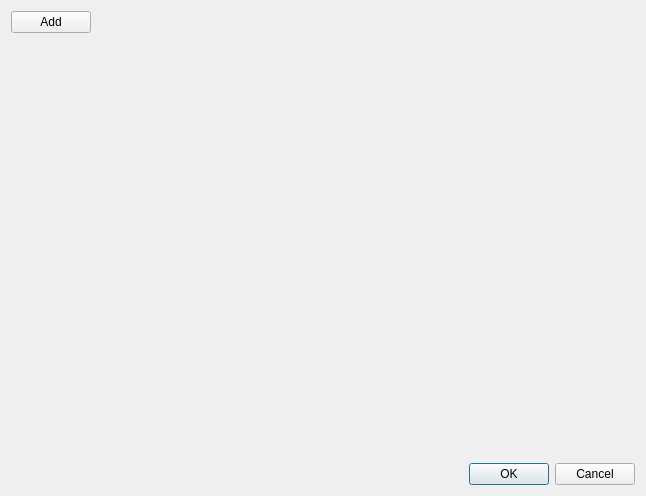
<?xml version="1.0" encoding="UTF-8"?>
<!--
######################################################################################################################
# Copyright (C) 2017-2020 Spine project consortium
# This file is part of Spine Toolbox.
# Spine Toolbox is free software: you can redistribute it and\/or modify it under the terms of the GNU Lesser General
# Public License as published by the Free Software Foundation, either version 3 of the License, or (at your option)
# any later version. This program is distributed in the hope that it will be useful, but WITHOUT ANY WARRANTY;
# without even the implied warranty of MERCHANTABILITY or FITNESS FOR A PARTICULAR PURPOSE. See the GNU Lesser General
# Public License for more details. You should have received a copy of the GNU Lesser General Public License along with
# this program. If not, see <http:\/\/www.gnu.org\/licenses\/>.
######################################################################################################################
-->
<ui version="4.0">
 <class>Form</class>
 <widget class="QWidget" name="Form">
  <property name="geometry">
   <rect>
    <x>0</x>
    <y>0</y>
    <width>646</width>
    <height>496</height>
   </rect>
  </property>
  <property name="windowTitle">
   <string>Form</string>
  </property>
  <layout class="QVBoxLayout" name="verticalLayout">
   <item>
    <layout class="QHBoxLayout" name="horizontalLayout">
     <item>
      <widget class="QPushButton" name="add_button">
       <property name="text">
        <string>Add</string>
       </property>
      </widget>
     </item>
     <item>
      <spacer name="horizontalSpacer">
       <property name="orientation">
        <enum>Qt::Horizontal</enum>
       </property>
       <property name="sizeHint" stdset="0">
        <size>
         <width>40</width>
         <height>20</height>
        </size>
       </property>
      </spacer>
     </item>
    </layout>
   </item>
   <item>
    <widget class="QScrollArea" name="setting_area">
     <property name="frameShape">
      <enum>QFrame::NoFrame</enum>
     </property>
     <property name="widgetResizable">
      <bool>true</bool>
     </property>
     <widget class="QWidget" name="setting_area_contents">
      <property name="geometry">
       <rect>
        <x>0</x>
        <y>0</y>
        <width>628</width>
        <height>418</height>
       </rect>
      </property>
      <layout class="QVBoxLayout" name="verticalLayout_3">
       <item>
        <layout class="QVBoxLayout" name="settings_area_layout"/>
       </item>
      </layout>
     </widget>
    </widget>
   </item>
   <item>
    <widget class="QDialogButtonBox" name="button_box">
     <property name="standardButtons">
      <set>QDialogButtonBox::Cancel|QDialogButtonBox::Ok</set>
     </property>
    </widget>
   </item>
  </layout>
 </widget>
 <resources/>
 <connections/>
</ui>
